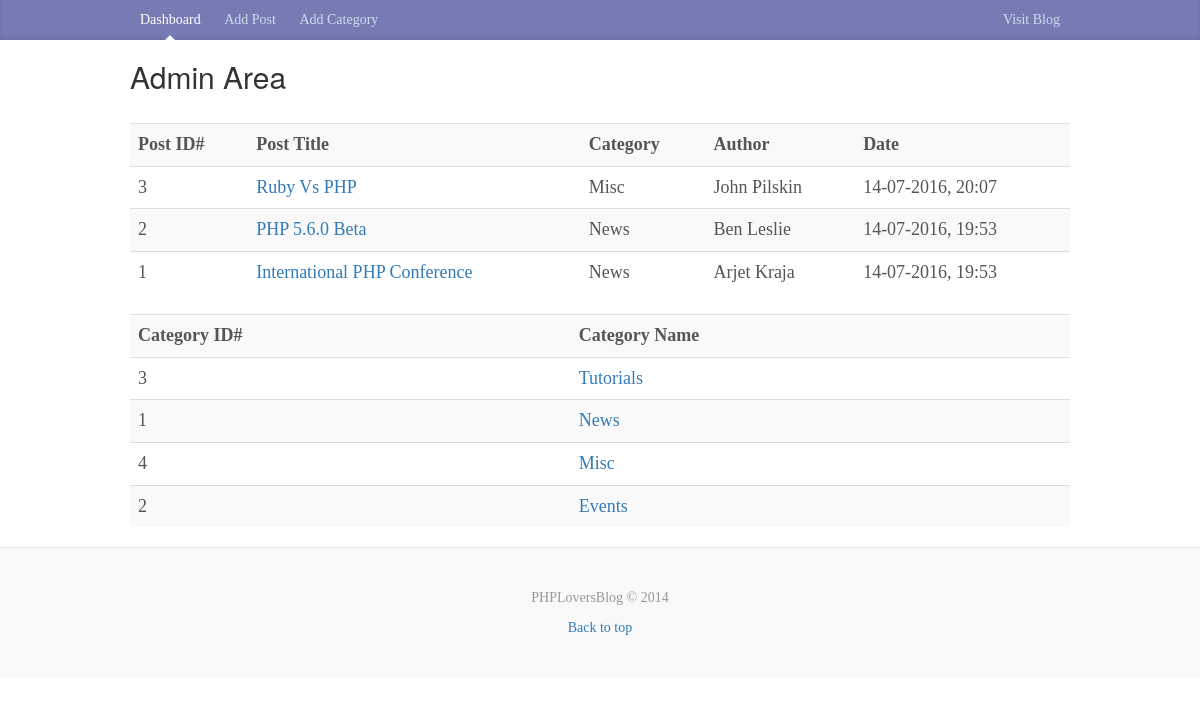
The app's page /admin/index.php with its own data.
### tables this page shows
CREATE TABLE `posts` (
  `id` int(11) NOT NULL,
  `category` int(11) NOT NULL,
  `title` varchar(255) NOT NULL,
  `body` text NOT NULL,
  `author` varchar(255) NOT NULL,
  `tags` varchar(255) NOT NULL,
  `date` timestamp NOT NULL DEFAULT CURRENT_TIMESTAMP
);

CREATE TABLE `categories` (
  `id` int(11) NOT NULL,
  `name` varchar(255) NOT NULL
);

### libraries/Database.php (called while the page is built, shortened)
<?php
class Database{
	public $host = DB_HOST;
	public $username = DB_USER;
	public $password = DB_PASS;
	public $db_name = DB_NAME;
	public $link;
	private function connect(){
		$this->link = new mysqli($this->host, $this->username, $this->password, $this->db_name);
	}
	public function select($query){
		$result = $this->link->query($query) or die($this->link->error.__LINE__);
		if ($result->num_rows > 0) {
			return $result;
		} else{
			return false;
		}
	}
}

### helpers/format_helper.php (called while the page is built, shortened)
<?php
	function formatDate($date){
		return date('j-m-Y, H:i ',strtotime($date));
	}

### admin/index.php (the view)
<?php include 'includes/header.php' ?>
<?php
  $db = new Database;
  $query = "SELECT posts.*, categories.name FROM posts
            INNER JOIN categories
            ON posts.category = categories.id
            ORDER BY posts.title DESC";
  $posts = $db->select($query);
  $query = "SELECT * FROM categories
            ORDER BY name DESC";
  $categories = $db->select($query);
?>
<table class="table table-striped">
  <tr>
    <th>Post ID#</th>
    <th>Post Title</th>
    <th>Category</th>
    <th>Author</th>
    <th>Date</th>
  </tr>
  <?php while($row = $posts->fetch_assoc()) : ?>
    <tr>
      <td><?php echo $row['id']; ?></td>
      <td><a href="edit_post.php?id=<?php echo $row['id']; ?>"><?php echo $row['title']; ?></a></td>
      <td><?php echo $row['name']; ?></td>
      <td><?php echo $row['author']; ?></td>
      <td><?php echo formatDate($row['date']); ?></td>
    </tr>
  <?php endwhile; ?>
</table>
<table class="table table-striped">
  <tr>
    <th>Category ID#</th>
    <th>Category Name</th>
  </tr>
  <?php while($row = $categories->fetch_assoc()) : ?>
    <tr>
      <td><?php echo $row['id']; ?></td>
      <td><a href="edit_category.php?id=<?php echo $row['id']; ?>"><?php echo $row['name']; ?></a></td>
    </tr>
  <?php endwhile; ?>
</table>
<?php include 'includes/footer.php' ?>

### css/custom.css (style rules this page uses)
body { font-family: Georgia, "Times New Roman", Times, serif; color: #555; }

### records on screen
posts: id "3", title "Ruby Vs PHP", categories.name "Misc", author "John Pilskin", date "14-07-2016, 20:07"
posts: id "2", title "PHP 5.6.0 Beta", categories.name "News", author "Ben Leslie", date "14-07-2016, 19:53"
posts: id "1", title "International PHP Conference", categories.name "News", author "Arjet Kraja", date "14-07-2016, 19:53"
categories: id "3", name "Tutorials"
categories: id "1", name "News"
categories: id "4", name "Misc"
categories: id "2", name "Events"
